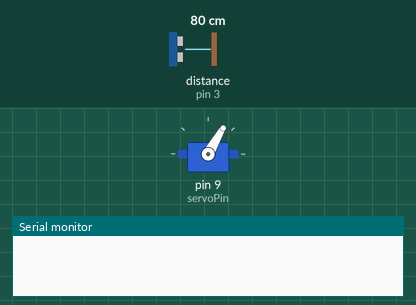
This sketch was run on a simulated Arduino Uno, built with avr-gcc and run on an emulated ATmega328P. Parts: servo, the last lines printed to the serial monitor. Wiring (inferred from the names in the program): ultrasonic range finder: trigger pin 2; echo pin 3. The test bench sets the inputs (shaded band); at power-on: distance to the obstacle (sensor on pin 3) 80 cm. The echo pulse lasts 58.3 µs per cm.

Above: at 0.2 s.
At 19.67 s:
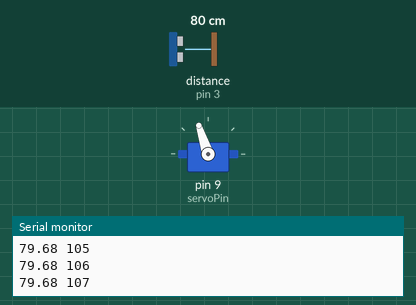
At 24.54 s:
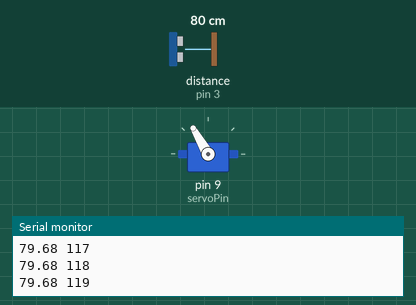
At 39.56 s:
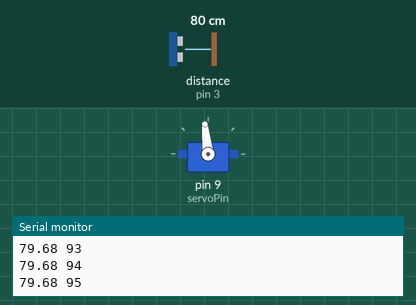
Timing chart, 0 to 40.0 s (numbered marks = the images above):
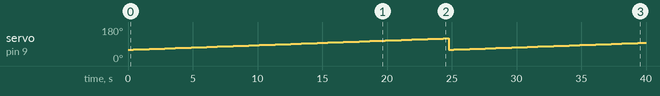

Measured:
- by itself, servo on pin 9 (servoPin): 60° → 61° at 0.41 s, → 62° 0.41 s later, → 63° 0.41 s later, → 64° 0.41 s later, … (98 changes in this stretch)

The sketch:

RadarNoDisplay.ino
```cpp
#include<Servo.h>

int trigPin = 2, echoPin = 3;

int servoPin = 9, centerAngle = 90;
Servo servo;

void setup(){
    servo.attach(servoPin);

    pinMode(trigPin, OUTPUT);
    pinMode(echoPin, INPUT);

    Serial.begin(9600);
    while(!Serial);
}

void loop(){
    servo.write(centerAngle);

    for(int i = -30; i <= 30; i++){
        servo.write(centerAngle + i);
        delay(300);

        digitalWrite(trigPin, LOW);
        delayMicroseconds(2);
        digitalWrite(trigPin, HIGH);
        delayMicroseconds(10);
        digitalWrite(trigPin, LOW);

        double duration = pulseIn(echoPin, HIGH);
        double distance = duration * 0.0343 / 2.0;

        Serial.print(distance);
        Serial.print(" ");
        Serial.print(centerAngle + i);
        Serial.print('\n');
        delay(100);
    }
}
```
